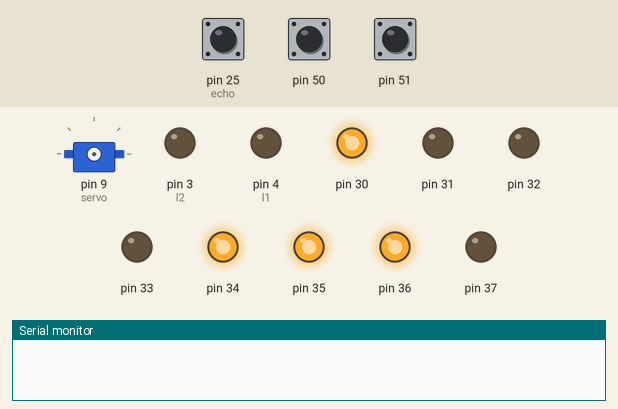
Recording of a sketch running on a simulated Arduino Mega 2560, built with avr-gcc and run on an emulated ATmega2560. Shown: servo, output pins drawn as LEDs (lit = HIGH), the last lines printed to the serial monitor. Inputs (shaded band) come from the test bench; at power-on: pin 51 HIGH, pin 25 (echo) LOW, pin 50 HIGH. Pins used as bus, display or sensor lines are not drawn.

Above: at 0.8 s.
0.9 s: pin 51 pulled LOW for 0.15 s
At 1.9 s:
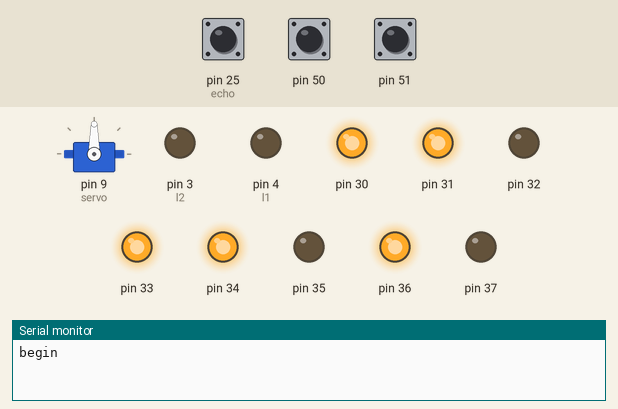
At 4.1 s:
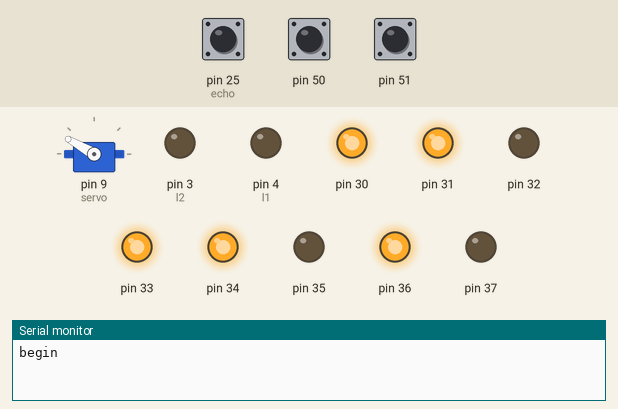
7.0 s: pin 25 (echo) pulsed HIGH 2 times (0.12 s each, 0.3 s apart)
At 8.1 s:
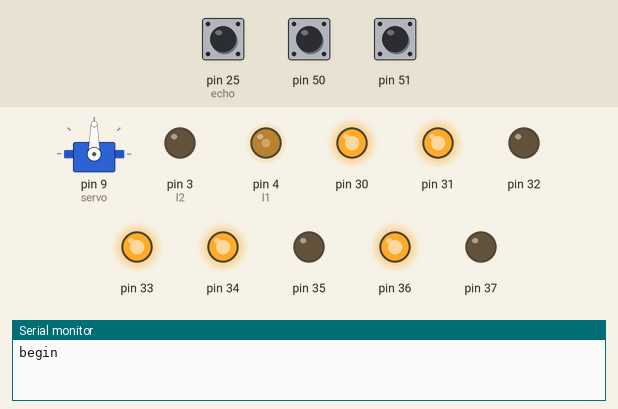
Timing chart, 0 to 15.9 s (numbered marks = the images above; inputs shaded):
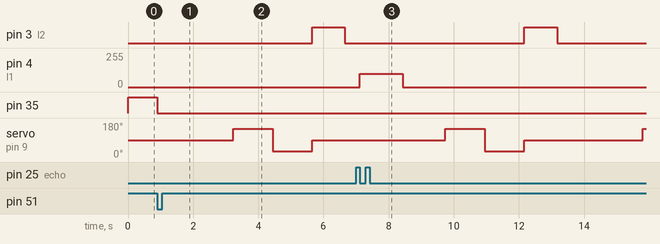

The sketch:

car4.ino
```cpp
#include <IRremote.h>
#include <Servo.h>
int RECV_PIN = 11;
boolean red=false;
IRrecv re(RECV_PIN);
decode_results results;
#define r1 6
#define r2 5
#define l1 4
#define l2 3

#define trig 24
#define echo 25

#define st 0x1FAEC0E9
#define up 0xBAD3529A
#define dw 0x4B3DE971
#define rt 0x86496FDA
#define lt 0x2AC4BB31
#define ur 0xDB37230C
#define ul 0xDB37230F
#define dr 0xD397D03E
#define dl 0xD397D03D

const int center = 90;
Servo servo;
long val[3];
byte mode=2 ;
int number[][8] = {
	{1,1,1,1,1,1,0,0}, //0
	{0,1,1,0,0,0,0,0}, //1
	{1,1,0,1,1,0,1,0}, //2
	{1,1,1,1,0,0,1,0}, //3
	{0,1,1,0,0,1,1,0}, //4
	{1,0,1,1,0,1,1,0}, //5
	{1,0,1,1,1,1,1,0}, //6
	{1,1,1,0,0,0,0,0}, //7
	{1,1,1,1,1,1,1,0}, //8
	{1,1,1,1,1,1,0,0}, //9
	{0,0,0,0,0,0,0,0}, //none
	{1,0,0,0,1,1,1,0}  //F
};
long longs(){
	digitalWrite(trig,LOW);
	delay(2);
	digitalWrite(trig,HIGH);
	delay(10);
	digitalWrite(trig,LOW);
	return pulseIn(echo,HIGH)/58;
}
void setnumber(byte num){
	for(int i =0;i<=7;i++){
		digitalWrite(i+30,number[num][i]);
	}
}
void setmotor(int B, int A) {
  if (A > 0) {
    //analogWrite(rs, A);
    analogWrite(r1, A);
    digitalWrite(r2, LOW);
  } else if (A < 0) {
    //analogWrite(rs, abs(A));
    digitalWrite(r1, LOW);
    analogWrite(r2, A);
  } else {
    //analogWrite(rs, 0);
    digitalWrite(r1, LOW);
    digitalWrite(r2, LOW);
  }
  if (B > 0) {
    //analogWrite(ls, B);
    analogWrite(l1, B);
    digitalWrite(l2, LOW);
  } else if (B < 0) {
    //analogWrite(ls, abs(B));
    digitalWrite(l1, LOW);
    analogWrite(l2, B);
  } else {
    //analogWrite(ls, 0);
    digitalWrite(l1, LOW);
    digitalWrite(l2, LOW);
  }
}
void setA(){
	Serial.begin(9600);
	re.blink13(true);
	re.enableIRIn();
	Serial.println("begin");
	for (int i = 2; i < 7; i++) {
		pinMode(i,OUTPUT);
	}
}
void setB(){
	pinMode(trig,OUTPUT);
	pinMode(echo,INPUT);
	pinMode(50,INPUT);
	Serial.begin(9600);
	Serial.println("begin");
	servo.attach(9);
	digitalWrite(50,HIGH);
	servo.write(center);
}
void setup() {
	pinMode(50,INPUT);
	pinMode(51,INPUT);
	for (int i = 30;i<=37;i++){
		pinMode(i,OUTPUT);
	}
	digitalWrite(50,HIGH);
	digitalWrite(51,HIGH);
	setnumber(11);
	delay(1);
	while(1+1==2){
		if (!digitalRead(50)){
			mode=1;
			setA();
			setnumber(1);
			break;
		}else if(!digitalRead(51)){
			mode=2;
			setB();
			setnumber(2);
			break;
		}
	}
}

void loopA(){
	if (re.decode(&results)) {
		Serial.println(results.value,HEX);
      switch(results.value){
		case up:   //前進
			Serial.println("up");
			setmotor(150, 150);
			delay(0);
			break;
        case dw:   //後退
			Serial.println("down");
			setmotor(-150, -150);
			delay(0);

			break;
		case rt:   //右轉
			setmotor(-150, 150);
			delay(0);
			break;
        case lt:    //左轉
			setmotor(150, -150);
			delay(0);
			break;
		case ur:	//右上
			setmotor(50,200);
			break;
		case ul:  	//左上
			setmotor(200,50);
			break;
		case dr:	//右下
			setmotor(-200,-50);
			break;
		case dl:	//左下
			setmotor(-50,-200);
			break;
      default:   //停車
      setmotor(0, 0);
      break;
      }
      delay(0);
      re.resume();
  }

}
void loopB(){
	if (longs()<20){
		setmotor(0,0);
		servo.write(center);
		val[0]=longs();
		delay(300);
		servo.write(center+60);
		val[1]=longs();
		delay(200);
		servo.write(center-60);
		val[2]=longs();
		delay(200);
		servo.write(center);
		if(val[1]>val[2]and val[1]>15){
			setmotor(-100,100);
			delay(100);
			while(longs()<40){
				delay(100);
			}
		}else if (val[2]>val[1]and val[2]>15){
			setmotor(100,-100);
			delay(100);
			while(longs()<40){
				delay(100);
			}
		}else{
			setmotor(-100,-100);
			delay(500);
			setmotor(-100,100);
			delay(500);
		}
		setmotor(0,0);
		delay(300);
	}else{
		servo.write(center);
		setmotor(100,100);
	}
	delay(0);
}
void loop() {
    if (mode == 1){
		loopA();
	}else if(mode == 2){
		loopB();
	}
}
```

Measured:
- after the input at 0.9 s, pin 3 (l2): LOW → HIGH after 4.7 s, → LOW 1.0 s later; pin 31, pin 33: LOW → HIGH at once; pin 35: HIGH → LOW at once; servo on pin 9 (servo): 90° → 150° after 2.3 s, → 30° 1.2 s later, → 90° 1.2 s later
- after the input at 7.0 s, pin 4 (l1): 0/255 → 100/255 after 0.12 s, → 0/255 1.3 s later
